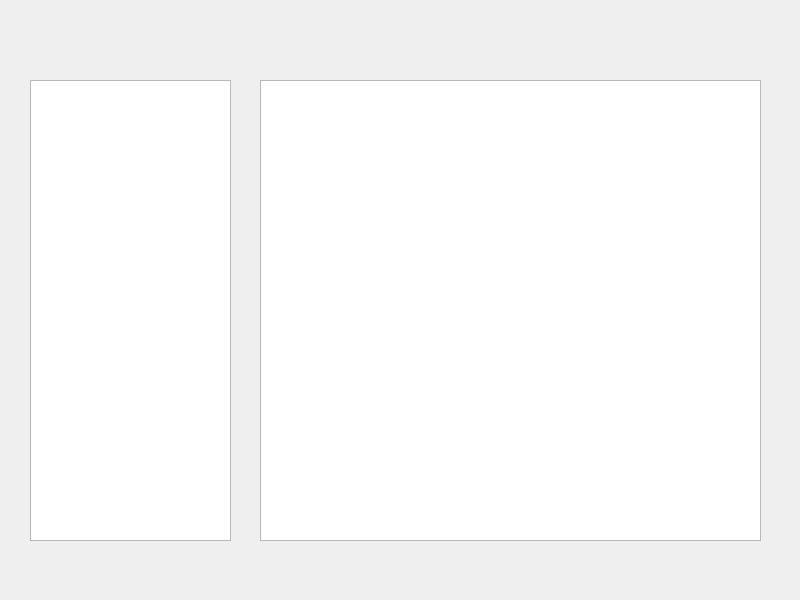
<?xml version="1.0" encoding="UTF-8"?>
<ui version="4.0">
 <class>Widget</class>
 <widget class="QWidget" name="Widget">
  <property name="geometry">
   <rect>
    <x>0</x>
    <y>0</y>
    <width>800</width>
    <height>600</height>
   </rect>
  </property>
  <property name="windowTitle">
   <string>Widget</string>
  </property>
  <widget class="QListView" name="listView">
   <property name="geometry">
    <rect>
     <x>30</x>
     <y>80</y>
     <width>201</width>
     <height>461</height>
    </rect>
   </property>
  </widget>
  <widget class="QTextBrowser" name="textBrowser">
   <property name="geometry">
    <rect>
     <x>260</x>
     <y>80</y>
     <width>501</width>
     <height>461</height>
    </rect>
   </property>
  </widget>
 </widget>
 <resources/>
 <connections/>
</ui>
